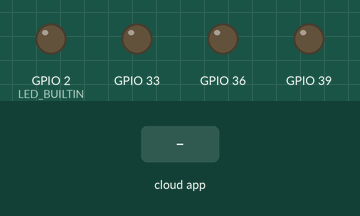
Recording of a sketch running on a simulated ESP32. Shown: output pins drawn as LEDs (lit = HIGH). Dashed ring = blinking. The test bench sets the inputs (shaded band). The ROS host is connected and sends only what is stated.

Above: at 2.2 s.
2.3 s: the phone or cloud app sets assignment to 45
At 3.1 s:
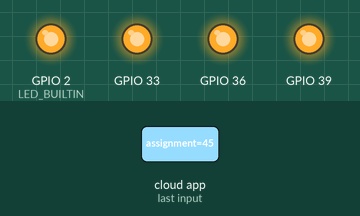
5.3 s: the phone or cloud app sets assignment to 0
At 6.5 s:
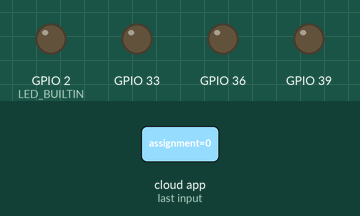
6.8 s: the phone or cloud app sets assignment to 90
At 7.6 s:
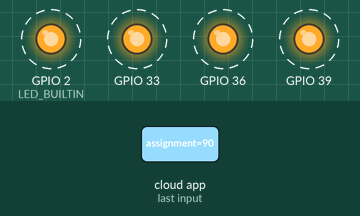
Timing chart, 0 to 15.8 s (numbered marks = the images above; inputs shaded):
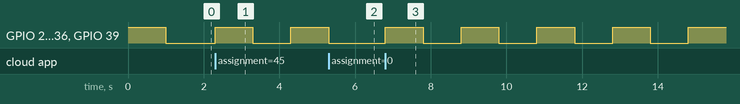

The sketch:

led.ino.ino
```cpp
/*
  WTA assignment

  Turns an LED on based on message via subscription to /${namespace}/assignment.

  created 20 Sep 2021
  modified 22 Sep 2021
  by Anubhav Gupta

*/

#include <ros.h>
#include <ros/time.h>
#include <std_msgs/Int64.h>
#include <std_msgs/Time.h>

ros::NodeHandle nh;

std_msgs::Int64 assignment_msg;
ros::Time last_time;
ros::Time current_time;

void messageCb( const std_msgs::Int64 &msg) {
  assignment_msg = msg;
  last_time = nh.now();
}

ros::Subscriber<std_msgs::Int64> sub("assignment", &messageCb, 1 );

int weapon_id;
int msg_time_diff;
bool flag_agent;
bool flag_weapon_1;
bool flag_weapon_2;
bool flag_weapon_3;
bool flag_weapon_4;
bool flag_weapon_none;

// the setup function runs once when you press reset or power the board
void setup() {

  // initialize digital pins - LED_BUILTIN, 33, 36, 39 as outputs.
  pinMode(LED_BUILTIN, OUTPUT);
  pinMode(33, OUTPUT);
  pinMode(36, OUTPUT);
  pinMode(39, OUTPUT);

  // initialize node and create subscriber
  nh.initNode();
  nh.subscribe(sub);

  // set flags and epoch time
  flag_agent = 0;
  flag_weapon_1 = 0;
  flag_weapon_2 = 0;
  flag_weapon_3 = 0;
  flag_weapon_4 = 0;
  flag_weapon_none = 0;
  last_time = nh.now();

  //  nh.loginfo("Initialized LEDs | Weapon Assignment");/
  digitalWrite(LED_BUILTIN, HIGH);
  digitalWrite(39, HIGH);
  digitalWrite(36, HIGH);
  digitalWrite(33, HIGH);
  delay(1000);
  digitalWrite(LED_BUILTIN, LOW);
  digitalWrite(39, LOW);
  digitalWrite(36, LOW);
  digitalWrite(33, LOW);
}

// the loop function runs over and over again forever
void loop() {
  weapon_id = assignment_msg.data;

  // reset assignment if duration of message is more than 3 seconds
  current_time = nh.now();
  msg_time_diff = current_time.sec - last_time.sec;
  if (abs(msg_time_diff) > 3 && flag_agent == 0) {
    weapon_id = 5;
    nh.loginfo("No assignment communicated in last 3 seconds");
    //nh.logwarn((String(current_time.sec)).c_str());
    //nh.logwarn((String(last_time.sec)).c_str());
    //nh.logwarn((String(assignment_msg.data)).c_str());
  }


  if (weapon_id == 0) {
    // turn off all LEDs
    if (flag_agent == 0) {
      String a = "Agent ";
      //ros::param();
      //String d = ros::param::get("/assignment", weapon_id);
      //nh.getParam("/agent_0/serial_node/baud");
      String b = String(weapon_id);
      String c = " Attrited";
      nh.logwarn((a+c).c_str());
      flag_agent = 1;
      flag_weapon_1 = 0;
      flag_weapon_2 = 0;
      flag_weapon_3 = 0;
      flag_weapon_4 = 0;
      flag_weapon_none = 0;
    }
    digitalWrite(LED_BUILTIN, LOW);
    digitalWrite(39, LOW);
    digitalWrite(36, LOW);
    digitalWrite(33, LOW);
  }

  else if (weapon_id == 1) {
    // turn on one LED and turn off the rest
    if (flag_weapon_1 == 0) {
      nh.loginfo("White LED | Weapon 1");
      flag_agent = 0;
      flag_weapon_1 = 1;
      flag_weapon_2 = 0;
      flag_weapon_3 = 0;
      flag_weapon_4 = 0;
      flag_weapon_none = 0;
    }
    digitalWrite(LED_BUILTIN, HIGH);
    digitalWrite(39, LOW);
    digitalWrite(36, LOW);
    digitalWrite(33, LOW);
  }

  else if (weapon_id == 2) {
    // turn on one LED and turn off the rest
    if (flag_weapon_2 == 0) {
      nh.loginfo("Red LED | Weapon 2");
      flag_agent = 0;
      flag_weapon_1 = 0;
      flag_weapon_2 = 1;
      flag_weapon_3 = 0;
      flag_weapon_4 = 0;
      flag_weapon_none = 0;
    }
    digitalWrite(LED_BUILTIN, LOW);
    digitalWrite(39, HIGH);
    digitalWrite(36, LOW);
    digitalWrite(33, LOW);
  }

  else if (weapon_id == 3) {
    // turn on one LED and turn off the rest
    if (flag_weapon_3 == 0) {
      nh.loginfo("Blue LED | Weapon 3");
      flag_agent = 0;
      flag_weapon_1 = 0;
      flag_weapon_2 = 0;
      flag_weapon_3 = 1;
      flag_weapon_4 = 0;
      flag_weapon_none = 0;
    }
    digitalWrite(LED_BUILTIN, LOW);
    digitalWrite(39, LOW);
    digitalWrite(36, HIGH);
    digitalWrite(33, LOW);
  }

  else if (weapon_id == 4) {
    // turn on one LED and turn off the rest
    if (flag_weapon_4 == 0) {
      nh.loginfo("Yellow LED | Weapon 4");
      flag_agent = 0;
      flag_weapon_1 = 0;
      flag_weapon_2 = 0;
      flag_weapon_3 = 0;
      flag_weapon_4 = 1;
      flag_weapon_none = 0;
    }
    digitalWrite(LED_BUILTIN, LOW);
    digitalWrite(39, LOW);
    digitalWrite(36, LOW);
    digitalWrite(33, HIGH);
  }

  else {
    // turn on All LEDs
    if (flag_weapon_none == 0) {
      nh.loginfo("Blinking LEDs | Weapon Assignment");
      flag_agent = 0;
      flag_weapon_1 = 0;
      flag_weapon_2 = 0;
      flag_weapon_3 = 0;
      flag_weapon_4 = 0;
      flag_weapon_none = 1;
    }
    digitalWrite(LED_BUILTIN, HIGH);
    digitalWrite(39, HIGH);
    digitalWrite(36, HIGH);
    digitalWrite(33, HIGH);
    delay(1000);
    digitalWrite(LED_BUILTIN, LOW);
    digitalWrite(39, LOW);
    digitalWrite(36, LOW);
    digitalWrite(33, LOW);
    delay(1000);
  }

  nh.spinOnce();
  //  delay(3);   // to compensate for wrong chksum
}
```

Measured:
- after the input at 2.3 s, GPIO 2 (LED_BUILTIN), GPIO 33, GPIO 36, GPIO 39: LOW → HIGH at once, → LOW 1.0 s later, → HIGH 1.0 s later
- after the input at 5.3 s, GPIO 2 (LED_BUILTIN), GPIO 33, GPIO 36, GPIO 39: goes on until 5.3 s, then stays LOW
- after the input at 6.8 s, GPIO 2 (LED_BUILTIN), GPIO 33, GPIO 36, GPIO 39: alternates HIGH for 1.0 s and LOW for 1.0 s, starting at once
